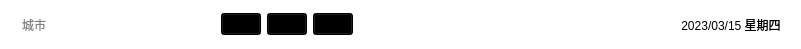
    <widget class="QWidget" name="widget_4" native="true">
     <property name="geometry">
      <rect>
       <x>0</x>
       <y>0</y>
       <width>801</width>
       <height>49</height>
      </rect>
     </property>
     <property name="styleSheet">
      <string notr="true">background-color: rgba(0, 170, 255,0);</string>
     </property>
     <layout class="QHBoxLayout" name="horizontalLayout_4">
      <property name="leftMargin">
       <number>15</number>
      </property>
      <property name="rightMargin">
       <number>20</number>
      </property>
      <item>
       <widget class="QLineEdit" name="leCity">
        <property name="minimumSize">
         <size>
          <width>200</width>
          <height>0</height>
         </size>
        </property>
        <property name="maximumSize">
         <size>
          <width>200</width>
          <height>16777215</height>
         </size>
        </property>
        <property name="styleSheet">
         <string notr="true">font: 14pt &quot;Microsoft YaHei UI&quot;;
background-color: rgb(255, 255, 255);
border-radius: 4px;
padding: 1px 5px</string>
        </property>
        <property name="placeholderText">
         <string>城市</string>
        </property>
       </widget>
      </item>
      <item>
       <widget class="QPushButton" name="btnSearch">
        <property name="styleSheet">
         <string notr="true">background-color: rgba(0, 0, 0,1);</string>
        </property>
        <property name="text">
         <string/>
        </property>
        <property name="icon">
         <iconset resource="res.qrc">
          <normaloff>:/res/Search.png</normaloff>:/res/Search.png</iconset>
        </property>
       </widget>
      </item>
      <item>
       <widget class="QPushButton" name="Jump">
        <property name="styleSheet">
         <string notr="true">background-color: rgba(0, 0, 0,1);</string>
        </property>
        <property name="text">
         <string/>
        </property>
        <property name="icon">
         <iconset resource="res.qrc">
          <normaloff>:/res/list.png</normaloff>:/res/list.png</iconset>
        </property>
       </widget>
      </item>
      <item>
       <widget class="QPushButton" name="World">
        <property name="styleSheet">
         <string notr="true">background-color: rgba(0, 0, 0,1);</string>
        </property>
        <property name="text">
         <string/>
        </property>
        <property name="icon">
         <iconset resource="res.qrc">
          <normaloff>:/res/world2.png</normaloff>:/res/world2.png</iconset>
        </property>
       </widget>
      </item>
      <item>
       <spacer name="horizontalSpacer_3">
        <property name="orientation">
         <enum>Qt::Horizontal</enum>
        </property>
        <property name="sizeHint" stdset="0">
         <size>
          <width>309</width>
          <height>20</height>
         </size>
        </property>
       </spacer>
      </item>
      <item>
       <widget class="QLabel" name="lblDate">
        <property name="styleSheet">
         <string notr="true">font: 20pt &quot;Arial&quot;;
background-color: rgba(255, 255, 255,0);</string>
        </property>
        <property name="text">
         <string>2023/03/15 星期四</string>
        </property>
        <property name="alignment">
         <set>Qt::AlignCenter</set>
        </property>
       </widget>
      </item>
     </layout>
    </widget>
